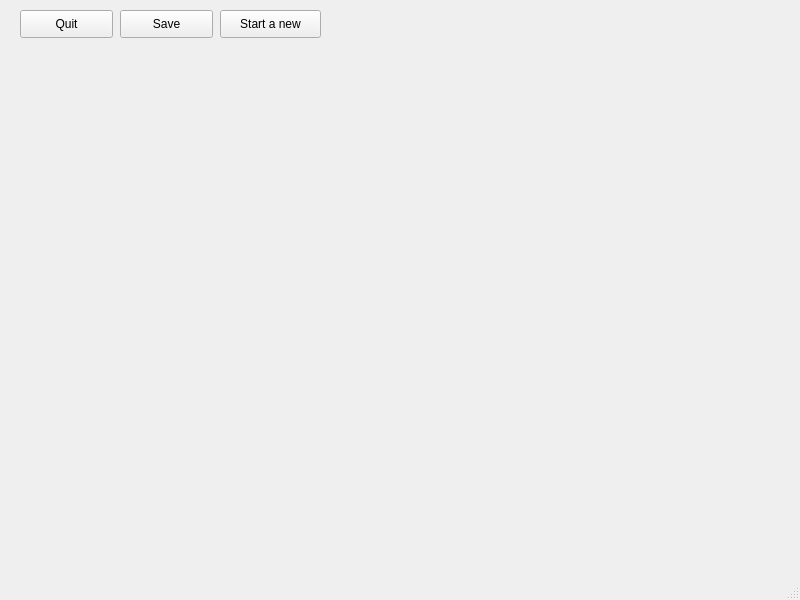
<?xml version="1.0" encoding="UTF-8"?>
<ui version="4.0">
 <class>MW1</class>
 <widget class="QMainWindow" name="MW1">
  <property name="geometry">
   <rect>
    <x>0</x>
    <y>0</y>
    <width>800</width>
    <height>600</height>
   </rect>
  </property>
  <property name="windowTitle">
   <string>MainWindow</string>
  </property>
  <widget class="QWidget" name="centralwidget">
   <widget class="QPushButton" name="pushButton">
    <property name="geometry">
     <rect>
      <x>20</x>
      <y>10</y>
      <width>93</width>
      <height>28</height>
     </rect>
    </property>
    <property name="text">
     <string>Quit</string>
    </property>
   </widget>
   <widget class="QPushButton" name="pushButton_2">
    <property name="geometry">
     <rect>
      <x>120</x>
      <y>10</y>
      <width>93</width>
      <height>28</height>
     </rect>
    </property>
    <property name="text">
     <string>Save</string>
    </property>
   </widget>
   <widget class="QPushButton" name="pushButton_3">
    <property name="geometry">
     <rect>
      <x>220</x>
      <y>10</y>
      <width>101</width>
      <height>28</height>
     </rect>
    </property>
    <property name="text">
     <string>Start a new</string>
    </property>
   </widget>
  </widget>
  <widget class="QMenuBar" name="menubar">
   <property name="geometry">
    <rect>
     <x>0</x>
     <y>0</y>
     <width>800</width>
     <height>26</height>
    </rect>
   </property>
  </widget>
  <widget class="QStatusBar" name="statusbar"/>
 </widget>
 <resources/>
 <connections/>
</ui>
